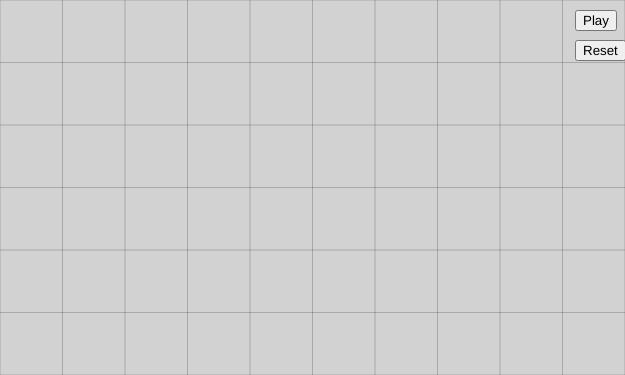
Frame 1 (no input)
Frame 60 (no input): identical to frame 1, image omitted
Frame 120 (the mouse pressed at the canvas centre since frame 60): identical to frame 1, image omitted

The p5.js sketch that drew this single still picture (run headless with seeded random() and noise() and a simulated clock; from frame 60 on, the mouse is pressed at the canvas centre):

// p5.js sketch
// ── sketch.js
// The Nature of Code
// Daniel Platt
// Chapter: 

let isPlaying = false;
let deltaTime = 0;
let lastTime = 0;
let pxPerMeter = 6250;
let pxPerCm = pxPerMeter / 100;
let particle;

function resetSketch() {
  lastTime = millis()
  background(210);
  drawGraph(); // Draw Graph
  particle = new Particle(width/2, 2 * pxPerCm);
}

function setup() {
  createCanvas(625, 375);
  resetSketch();
  initButtons();
}

function draw() {
  if (!isPlaying) return;
  background(210);
  drawGraph(); // Draw Graph
  // Handle deltaTime
  let now = millis();
  deltaTime = (now - lastTime) / 1000;
  lastTime = now;
  // apply Gravity
  let gravity = createVector(0, 9.81*particle.mass);
  particle.applyForce(gravity);
  particle.update();
  particle.show();
  if (!particle.isAlive()) {
    particle = new Particle(1 * pxPerCm, 5 * pxPerCm);
  }
  pop();
  push();
  fill(100, 255);
  translate(1*pxPerCm, 5 * pxPerCm);
  rectMode(CENTER);
  rotate(PI/6);
  rect(0,0,1.5*pxPerCm, 2*pxPerCm);
  pop();
  push();
  fill(88,57,39);
  stroke(0, 200);
  strokeWeight(10);
  circle(1*pxPerCm,5.5*pxPerCm,1.5*pxPerCm);
  pop();
}

function drawGraph() {
  let lineDist = pxPerMeter/100;
  let xCount = width / pxPerMeter;
  let yCount = height / pxPerMeter;
  push()
  strokeWeight(1);
  stroke(0,50);
  // Draw verticle lines
  for (let x = 0; x <= width; x+= lineDist) {
    line(x, 0, x,  height);
  }
  // Draw horizontal lines
  for (let y = 0; y <= height; y+= lineDist) {
    line(0, y, width, y);
  }


}

function initButtons() {
  // draw Play button
  let playButton = createButton("Play");
  playButton.position(width-50, 10);
  playButton.mousePressed(togglePlay);

  // Draw Reset button
  let resetButton = createButton("Reset");
  resetButton.position(width-50, 40);
  resetButton.mousePressed(resetSketch);
}


function togglePlay() {
  // Change the words on play button
  isPlaying = !isPlaying;
  this.html(isPlaying ? "Pause" : "Play"); // Update button text
}

// ── particle.js
// The nature of Code
// Daniel Platt
// Particle Class:

class Particle{
  constructor(x,y) {
    // linear motion
    this.position = createVector(x, y);
    this.velocity = createVector(.3, -1.1);
    this.acceleration = createVector(0,0);
    this.radius = .5 * pxPerCm;
    this.mass = 10;
    this.lifeTime = 1;
    this.elapsedTime = 0;
    this.color = [200, 10, 250];
    // angular Motion
    this.angle = 0;
    this.angleVel= random(-6, 6);
    this.angleAccel= 0
  }

  isAlive() {
    // checks how long the object has been alive for and 
    // compares to this.lifetime. All time is in seconds
    return this.elapsedTime < this.lifeTime;
  }

  applyForce(force) {
    this.acceleration.add(p5.Vector.div(force,this.mass));
  }

  update() {
    // Update linear motion
    let timeAccel = this.acceleration.copy(); // technically unecissary as accel is zeroed later
    this.velocity.add(timeAccel.mult(deltaTime)); // Vel += Accel * deltaTime
    let timeVel = this.velocity.copy(); // Copy to prevent modifying vector
    this.position.add(timeVel.mult(deltaTime * pxPerMeter)); //Pos+= Vel * deltaTime * pxPerMeter
    this.acceleration.mult(0); 

    // Update Angular Motion
    this.angleVel += (this.angleAccel* deltaTime);
    this.angle += this.angleVel * deltaTime;
    this.angleAccel = 0; // reset accel
    // decrease lifetime
    this.elapsedTime += deltaTime;
  }

  show() {
    push()
    let opacity = map(this.elapsedTime, 0, this.lifeTime, 255, 0);
    fill(this.color[0], this.color[1], this.color[2], 150);
    stroke(50, opacity);
    strokeWeight(2);
    translate(this.position.x, this.position.y)
    rotate(this.angle);
    circle(0, 0, this.radius * 2);
    line(-this.radius, 0, this.radius, 0);
    line(0, -this.radius, 0, this.radius);
    pop();
  }
}
